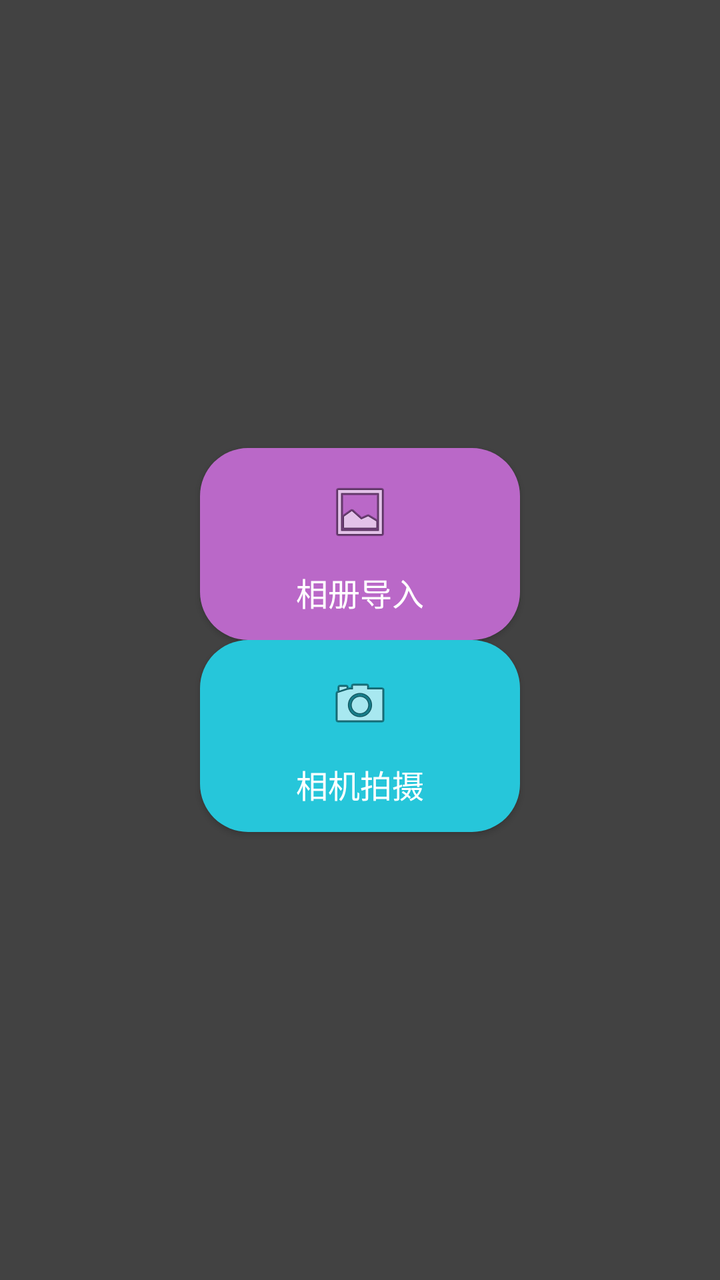
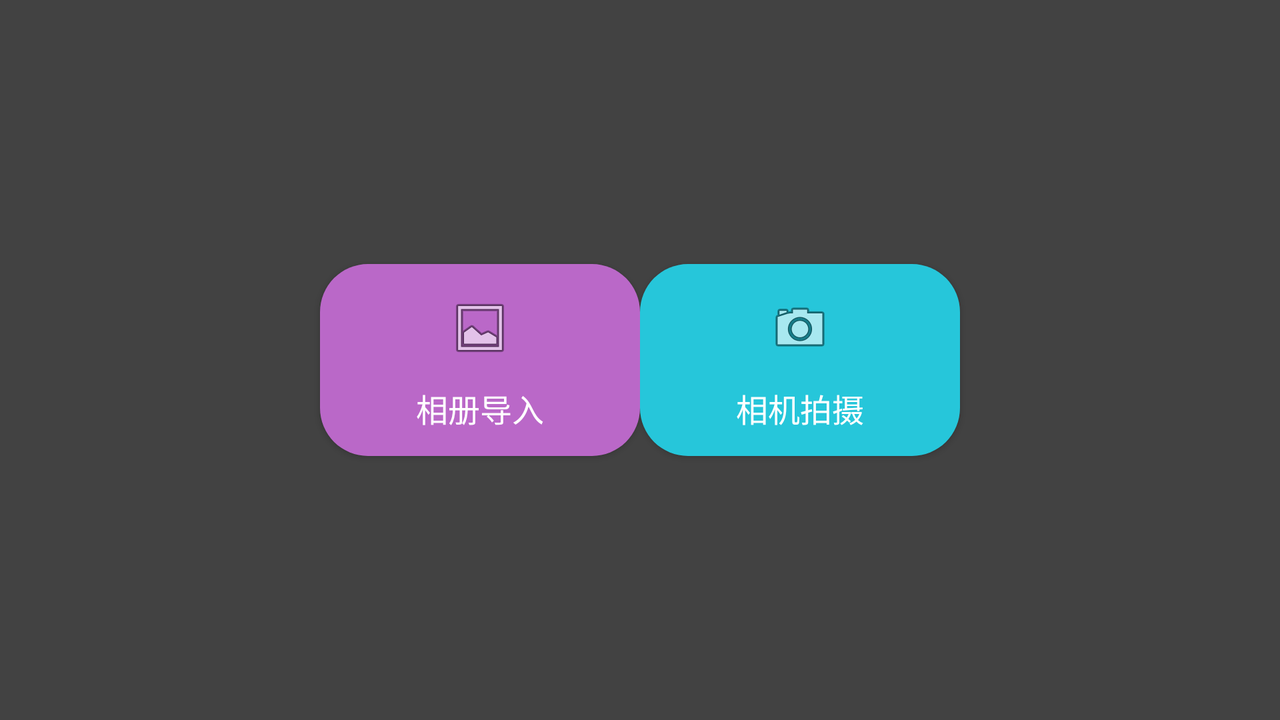

The same Android screen from two of the app's own layout files: first res/layout/ as a phone draws it, then the repository's variant for another configuration, drawn on a device whose configuration selects that folder. Both files follow.
<!-- AndroidManifest.xml: application theme Theme.ImageCraft -->
<!-- res/layout/activity_main.xml -->
<?xml version="1.0" encoding="utf-8"?>
<androidx.constraintlayout.widget.ConstraintLayout xmlns:android="http://schemas.android.com/apk/res/android"
    xmlns:app="http://schemas.android.com/apk/res-auto"
    xmlns:tools="http://schemas.android.com/tools"
    android:id="@+id/main"
    android:layout_width="match_parent"
    android:layout_height="match_parent"
    android:background="@color/dark_gray"
    tools:context=".MainActivity">

    <androidx.appcompat.widget.AppCompatButton
            android:id="@+id/btn_import_gallery"
            android:layout_width="160dp"
            android:layout_height="96dp"
            android:background="@drawable/button_purple"
        android:paddingTop="16dp"
            android:backgroundTint="@null"
            android:drawableTop="@android:drawable/ic_menu_gallery"
            android:text="@string/import_from_gallery"
            android:textColor="@color/white"
            android:textSize="16sp"
            android:gravity="center"
            app:layout_constraintBottom_toTopOf="@+id/btn_take_photo"
            app:layout_constraintEnd_toEndOf="parent"
            app:layout_constraintHorizontal_bias="0.5"
            app:layout_constraintStart_toStartOf="parent"
            app:layout_constraintTop_toTopOf="parent"
            app:layout_constraintVertical_chainStyle="packed"
            app:layout_constraintVertical_bias="0.5"
            app:layout_goneMarginBottom="64dp" />

        <androidx.appcompat.widget.AppCompatButton
            android:id="@+id/btn_take_photo"
            android:layout_width="160dp"
            android:layout_height="96dp"
            android:background="@drawable/button_cyan"
            android:paddingTop="16dp"
            android:backgroundTint="@null"
            android:drawableTop="@android:drawable/ic_menu_camera"
            android:text="@string/take_photo"
            android:textColor="@color/white"
            android:textSize="16sp"
            android:gravity="center"
            app:layout_constraintBottom_toBottomOf="parent"
            app:layout_constraintEnd_toEndOf="parent"
            app:layout_constraintHorizontal_bias="0.5"
            app:layout_constraintStart_toStartOf="parent"
            app:layout_constraintTop_toBottomOf="@+id/btn_import_gallery"
            app:layout_constraintVertical_bias="0.5" />

</androidx.constraintlayout.widget.ConstraintLayout>
<!-- resources referenced by this layout -->
<resources>
  <color name="dark_gray">#FF424242</color>
  <color name="white">#FFFFFFFF</color>
  <!-- drawable button_cyan (drawable) -->
  <?xml version="1.0" encoding="utf-8"?>
  <shape xmlns:android="http://schemas.android.com/apk/res/android"
      android:shape="rectangle">
      <solid android:color="@color/button_cyan" />
      <corners android:radius="24dp" />
  </shape>
  <!-- drawable button_purple (drawable) -->
  <?xml version="1.0" encoding="utf-8"?>
  <shape xmlns:android="http://schemas.android.com/apk/res/android"
      android:shape="rectangle">
      <solid android:color="@color/button_purple" />
      <corners android:radius="24dp" />
  </shape>
  <string name="import_from_gallery">相册导入</string>
  <string name="take_photo">相机拍摄</string>
  <style name="Theme.ImageCraft" parent="Base.Theme.ImageCraft" />
  <color name="button_cyan">#26C6DA</color>
  <color name="button_purple">#BA68C8</color>
  <style name="Base.Theme.ImageCraft" parent="Theme.Material3.DayNight.NoActionBar">
          <item name="colorPrimary">@color/button_background</item>
          <item name="shapeAppearanceSmallComponent">@style/CustomButtonShape</item>
      </style>
  <color name="button_background">#FF616161</color>
  <style name="CustomButtonShape" parent="ShapeAppearance.Material3.SmallComponent">
          <item name="cornerSize">1dp </item>
      </style>
</resources>
<!-- res/layout-land/activity_main.xml (the repository's variant of the layout above) -->
<!-- drawn on the phone turned sideways -->
<?xml version="1.0" encoding="utf-8"?>
<androidx.constraintlayout.widget.ConstraintLayout xmlns:android="http://schemas.android.com/apk/res/android"
    xmlns:app="http://schemas.android.com/apk/res-auto"
    xmlns:tools="http://schemas.android.com/tools"
    android:id="@+id/main"
    android:layout_width="match_parent"
    android:layout_height="match_parent"
    android:background="@color/dark_gray"
    tools:context=".MainActivity">

    <androidx.appcompat.widget.AppCompatButton
        android:id="@+id/btn_import_gallery"
        android:layout_width="160dp"
        android:layout_height="96dp"
        android:background="@drawable/button_purple"
        android:paddingTop="16dp"
        android:drawableTop="@android:drawable/ic_menu_gallery"
        android:text="@string/import_from_gallery"
        android:textColor="@color/white"
        android:textSize="16sp"
        android:gravity="center"
        app:layout_constraintBottom_toBottomOf="parent"
        app:layout_constraintEnd_toStartOf="@+id/btn_take_photo"
        app:layout_constraintHorizontal_bias="0.5"
        app:layout_constraintHorizontal_chainStyle="packed"
        app:layout_constraintStart_toStartOf="parent"
        app:layout_constraintTop_toTopOf="parent"
        app:layout_constraintVertical_bias="0.5"
        app:layout_goneMarginEnd="64dp" />

    <androidx.appcompat.widget.AppCompatButton
        android:id="@+id/btn_take_photo"
        android:layout_width="160dp"
        android:layout_height="96dp"
        android:background="@drawable/button_cyan"
        android:paddingTop="16dp"
        android:drawableTop="@android:drawable/ic_menu_camera"
        android:text="@string/take_photo"
        android:textColor="@color/white"
        android:textSize="16sp"
        android:gravity="center"
        app:layout_constraintBottom_toBottomOf="parent"
        app:layout_constraintEnd_toEndOf="parent"
        app:layout_constraintHorizontal_bias="0.5"
        app:layout_constraintStart_toEndOf="@+id/btn_import_gallery"
        app:layout_constraintTop_toTopOf="parent"
        app:layout_constraintVertical_bias="0.5" />

</androidx.constraintlayout.widget.ConstraintLayout>
